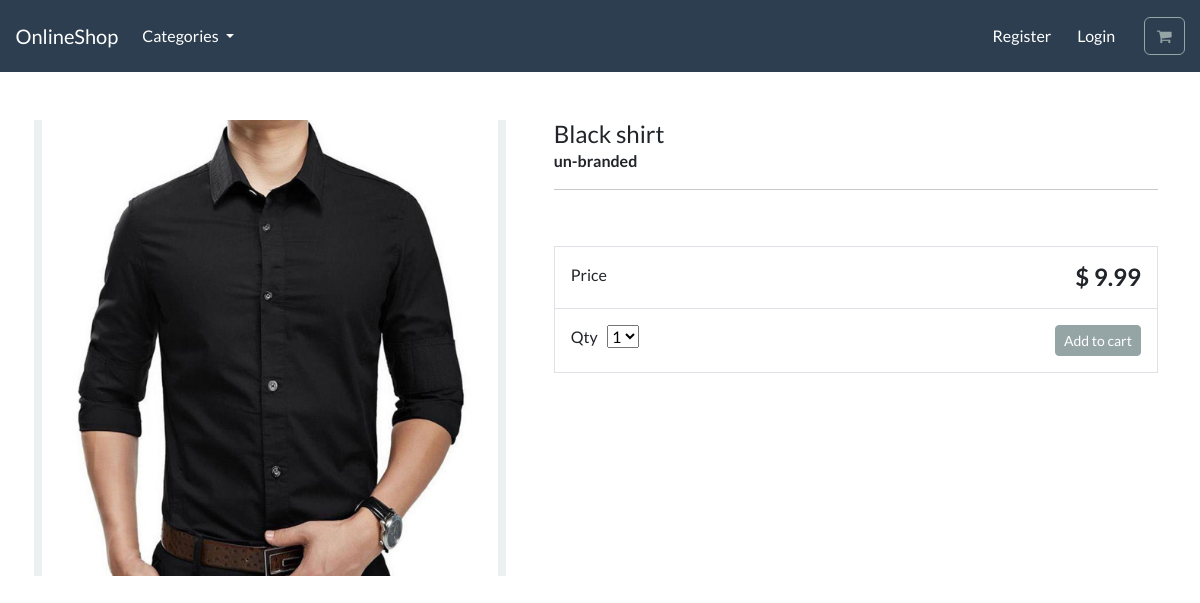
The page /product/black-shirt/ on the database its author committed.
### store/models.py (models this page shows, shortened)
class Product(models.Model):
    category = models.ForeignKey(Category, related_name='product', on_delete = models.CASCADE, null=True)
    title = models.CharField(max_length=200)
    brand = models.CharField(max_length=200, default='un-branded')
    description = models.TextField(blank=True)
    slug = models.SlugField(max_length=250)
    price = models.DecimalField(max_digits=4, decimal_places=2)
    image = models.ImageField(upload_to='images/')
    class Meta:
        verbose_name_plural = 'products'

### store/views.py (the view)
# urls.py: path('product/<slug:product_slug>/',views.product_info,name='product-info'),
def product_info(request, product_slug):
    product = get_object_or_404(Product, slug=product_slug)
    context = {'product': product}
    return render(request,'store/product-info.html',context)

### cart/context_processors.py (called while the page is built)
def cart(request):
    return{'cart': Cart(request)}

### store/models.py (called while the page is built)
    def get_absolute_url(self):
        return reverse('list-category',args=[self.slug])

### store/views.py (called while the page is built)
def categories(request):
    all_categories = Category.objects.all()
    return{'all_categories': all_categories}

### store/templates/store/product-info.html (shortened to what this page needs)
{% extends "./base.html" %}
{% load static %}
{% block content %}
<div class="container">
    <main class="pt-5">
        <div class="row g-3">
            <div class="col-md-5 col-lg-5 order-md-first bg-light">
                <img class="img-fluid mx-auto d-block" alt="Responsive image" src="{{product.image.url}}">
            </div>
            <div class="col-md-7 col-lg-7 ps-md-3 ps-lg-5">
                <h1 class="mb-0 h4"> {{product.title}}</h1>
                <strong>{{product.brand}}</strong>
                <hr>
                <br>
                <div class="border">
                    <div class="col border-bottom">
                        <div class="row p-3">
                            <div class="col-6"> Price </div>
                            <div class="col-6 text-end"><span class="h4 fw-bold">$ {{product.price}}</span></div>
                        </div>
                    </div>
                    <div class="col">
                        <div class="row p-3">
                            <div class="col-6">
                                <label for="select">Qty</label>
                                <select id="select">
                                    <option value="1">1</option>
                                </select>
                            </div>
                            <div class="col-6 text-end">
                                <button type="button" id="add-button" value="" class="btn btn-secondary btn-sm">
                                Add to cart
                                </button>
                            </div>
                        </div>
                    </div>
                </div>
            </div>
        </div>
    </main>
    <br>
</div>
{% endblock %}

### rows shown on the page
Product: image (picture), title "Black shirt", brand "un-branded", price "9.99"
